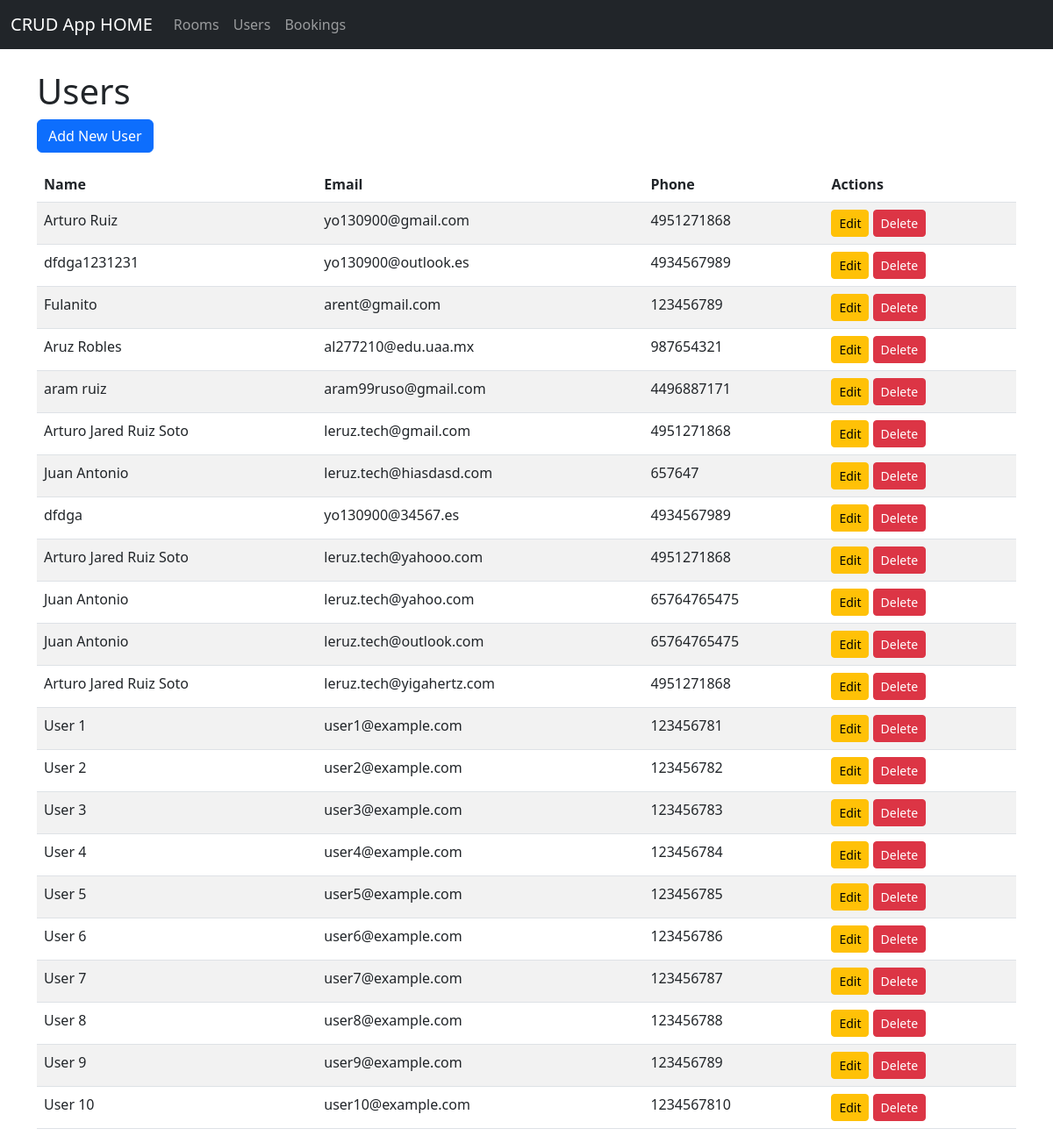
/users/, run on the app's committed database.
### app/models.py (models this page shows, shortened)
class User(models.Model):
    name = models.CharField(max_length=100)
    email = models.EmailField(unique=True)
    phone = models.CharField(max_length=20, blank=True, null=True)
    class Meta:
        db_table = 'user'

### app/views.py (the view)
# urls.py: path('users/', UserListView.as_view(), name='user_list'),
class UserListView(View):
    def get(self, request):
        users = User.objects.all()
        return render(request, 'app/users_list.html', {'users': users})

### app/templates/app/users_list.html (shortened to what this page needs)
{% extends 'app/base.html' %}
{% block content %}
<h1>Users</h1>
<a href="{% url 'user_create' %}" class="btn btn-primary mb-3">Add New User</a>
<table class="table table-striped">
    <thead>
        <tr>
            <th>Name</th>
            <th>Email</th>
            <th>Phone</th>
            <th>Actions</th>
        </tr>
    </thead>
    <tbody>
        {% for user in users %}
        <tr>
            <td>{{ user.name }}</td>
            <td>{{ user.email }}</td>
            <td>{{ user.phone }}</td>
            <td>
                <a href="{% url 'user_update' user.pk %}" class="btn btn-warning btn-sm">Edit</a>
                <a href="{% url 'user_delete' user.pk %}" class="btn btn-danger btn-sm">Delete</a>
            </td>
        </tr>
        {% endfor %}
    </tbody>
</table>
{% endblock %}

### data on the page
User: name "Arturo Ruiz", email "yo130900@gmail.com", phone "4951271868"
User: name "dfdga1231231", email "yo130900@outlook.es", phone "4934567989"
User: name "Fulanito", email "arent@gmail.com", phone "123456789"
User: name "Aruz Robles", email "al277210@edu.uaa.mx", phone "987654321"
User: name "aram ruiz", email "aram99ruso@gmail.com", phone "4496887171"
User: name "Arturo Jared Ruiz Soto", email "leruz.tech@gmail.com", phone "4951271868"
User: name "Juan Antonio", email "leruz.tech@hiasdasd.com", phone "657647"
User: name "dfdga", email "yo130900@34567.es", phone "4934567989"
User: name "Arturo Jared Ruiz Soto", email "leruz.tech@yahooo.com", phone "4951271868"
User: name "Juan Antonio", email "leruz.tech@yahoo.com", phone "65764765475"
User: name "Juan Antonio", email "leruz.tech@outlook.com", phone "65764765475"
User: name "Arturo Jared Ruiz Soto", email "leruz.tech@yigahertz.com", phone "4951271868"
User: name "User 1", email "user1@example.com", phone "123456781"
User: name "User 2", email "user2@example.com", phone "123456782"
User: name "User 3", email "user3@example.com", phone "123456783"
User: name "User 4", email "user4@example.com", phone "123456784"
User: name "User 5", email "user5@example.com", phone "123456785"
User: name "User 6", email "user6@example.com", phone "123456786"
User: name "User 7", email "user7@example.com", phone "123456787"
User: name "User 8", email "user8@example.com", phone "123456788"
User: name "User 9", email "user9@example.com", phone "123456789"
User: name "User 10", email "user10@example.com", phone "1234567810"
